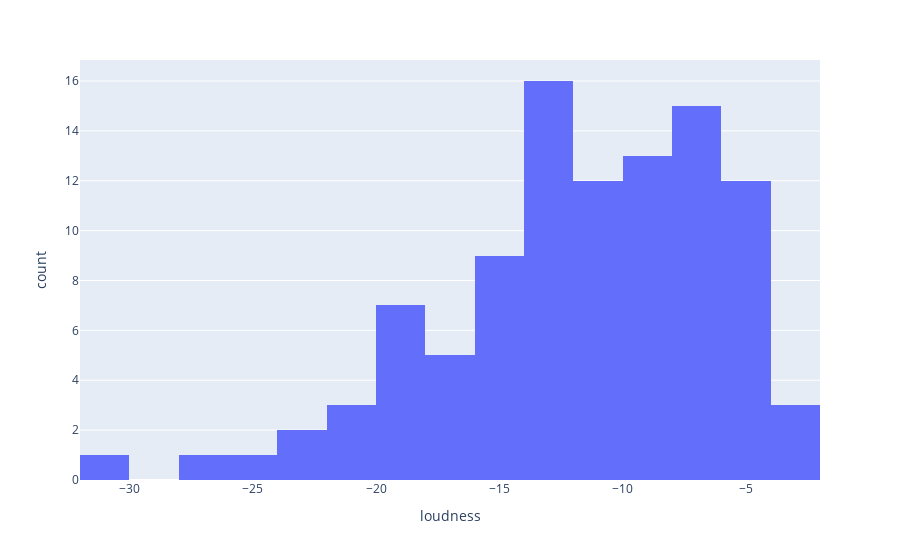
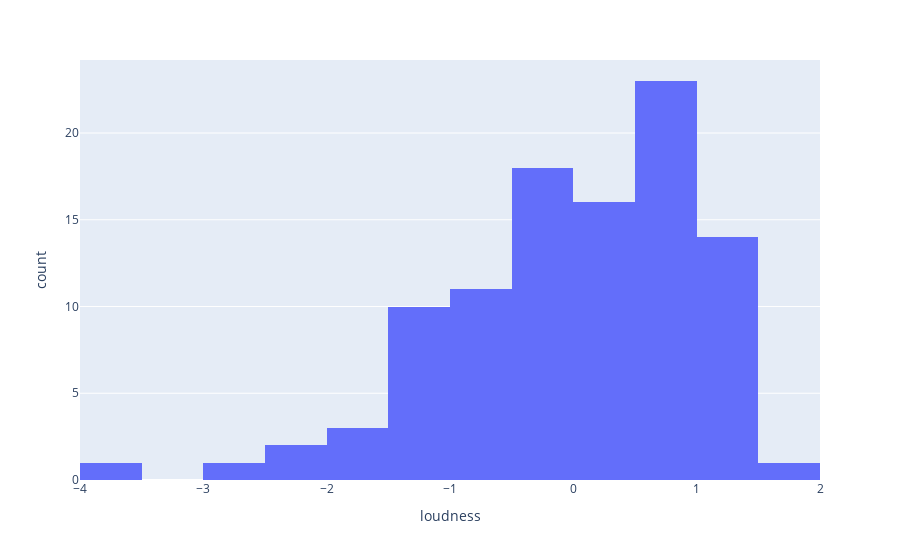

Notebook code for these charts, in order:
### Code cell
# standarization 

# Load data
df = pd.read_csv('./data_sampled_100.csv')
df['loudness'].describe()

# visualisasi data dengan bar chart
fig = px.histogram(df, x='loudness')
fig.show()

# gunakan function z-score scaler untuk melakukan proses normalisasi terhadap data loudness.
mean = round(np.mean(df['loudness']), 2)
std = round(np.std(df['loudness']), 2)
normalized = round((df['loudness']-mean)/std, 2)

print(f'mean = ', mean)
print(f'std deviation = ', std)
normalized.describe()

# buat diagram histogramnya untuk mengecek perubahan distribusi data.
fig = px.histogram(normalized, x="loudness")
fig.show()

### Figure 1 — Plotly figure (JSON) as saved in the notebook; plotly's stock layout.template omitted (floating-point values rounded to 4 significant figures)
{"data": [{"alignmentgroup": "True", "bingroup": "x", "hovertemplate": "loudness=%{x}<br>count=%{y}<extra></extra>", "legendgroup": "", "marker": {"color": "#636efa", "pattern": {"shape": ""}}, "name": "", "offsetgroup": "", "orientation": "v", "showlegend": false, "type": "histogram", "x": [-2.478, -6.176, -11.33, -7.088, -16.85, -13, -12.78, -16.12, -12.94, -13.89, -18.12, -16.5, -10.27, -15.06, -7.207, -4.605, -12.28, -4.783, -15.74, -25.4, -3.578, -6.313, -27.29, -13.74, -6.616, -11.63, -10.05, -13.69, -10.17, -11.23, -6.139, -13.0, -13.51, -4.116, -5.946, -4.951, -20.07, -20.82, -12.0, -12.58, -9.145, -12.4, -13.36, -4.787, -6.485, -6.179, -10.27, -13.71, -6.603, -18.03, -7.864, -9.554, -5.172, -18.36, -18.58, -9.694, -5.358, -19.05, -7.997, -12.57, -3.838, -8.632, -9.455, -17.81, -19.34, -8.729, -8.927, -15.41, -8.596, -31.81, -8.234, -5.411, -15.68, -7.333, -8.794, -15.54, -23.59, -13.52, -11.1, -4.821, -11.31, -18.58, -8.597, -7.078, -11.91, -17.78, -7.34, -6.312, -14.97, -4.464, -11.25, -14.5, -21.34, -9.832, -5.908, -15.49, -8.395, -22.99, -11.44, -15.67], "xaxis": "x", "yaxis": "y"}], "layout": {"barmode": "relative", "legend": {"tracegroupgap": 0}, "margin": {"t": 60}, "xaxis": {"anchor": "y", "domain": [0, 1], "title": {"text": "loudness"}}, "yaxis": {"anchor": "x", "domain": [0, 1], "title": {"text": "count"}}}}

### Figure 2 — Plotly figure (JSON) as saved in the notebook; plotly's stock layout.template omitted (floating-point values rounded to 4 significant figures)
{"data": [{"alignmentgroup": "True", "bingroup": "x", "hovertemplate": "loudness=%{x}<br>count=%{y}<extra></extra>", "legendgroup": "", "marker": {"color": "#636efa", "pattern": {"shape": ""}}, "name": "", "offsetgroup": "", "orientation": "v", "showlegend": false, "type": "histogram", "x": [1.64, 0.99, 0.08, 0.83, -0.9, -0.22, -0.18, -0.77, -0.21, -0.37, -1.12, -0.84, 0.26, -0.58, 0.81, 1.27, -0.09, 1.23, -0.7, -2.41, 1.45, 0.96, -2.74, -0.35, 0.91, 0.02, 0.3, -0.34, 0.28, 0.09, 0.99, -0.22, -0.31, 1.35, 1.03, 1.2, -1.47, -1.6, -0.04, -0.14, 0.46, -0.11, -0.28, 1.23, 0.93, 0.99, 0.27, -0.34, 0.91, -1.11, 0.69, 0.39, 1.17, -1.16, -1.2, 0.37, 1.13, -1.29, 0.67, -0.14, 1.4, 0.55, 0.41, -1.07, -1.34, 0.54, 0.5, -0.64, 0.56, -3.54, 0.62, 1.12, -0.69, 0.78, 0.53, -0.67, -2.09, -0.31, 0.12, 1.23, 0.08, -1.2, 0.56, 0.83, -0.03, -1.06, 0.78, 0.96, -0.57, 1.29, 0.09, -0.48, -1.69, 0.34, 1.04, -0.66, 0.6, -1.98, 0.06, -0.69], "xaxis": "x", "yaxis": "y"}], "layout": {"barmode": "relative", "legend": {"tracegroupgap": 0}, "margin": {"t": 60}, "xaxis": {"anchor": "y", "domain": [0, 1], "title": {"text": "loudness"}}, "yaxis": {"anchor": "x", "domain": [0, 1], "title": {"text": "count"}}}}
